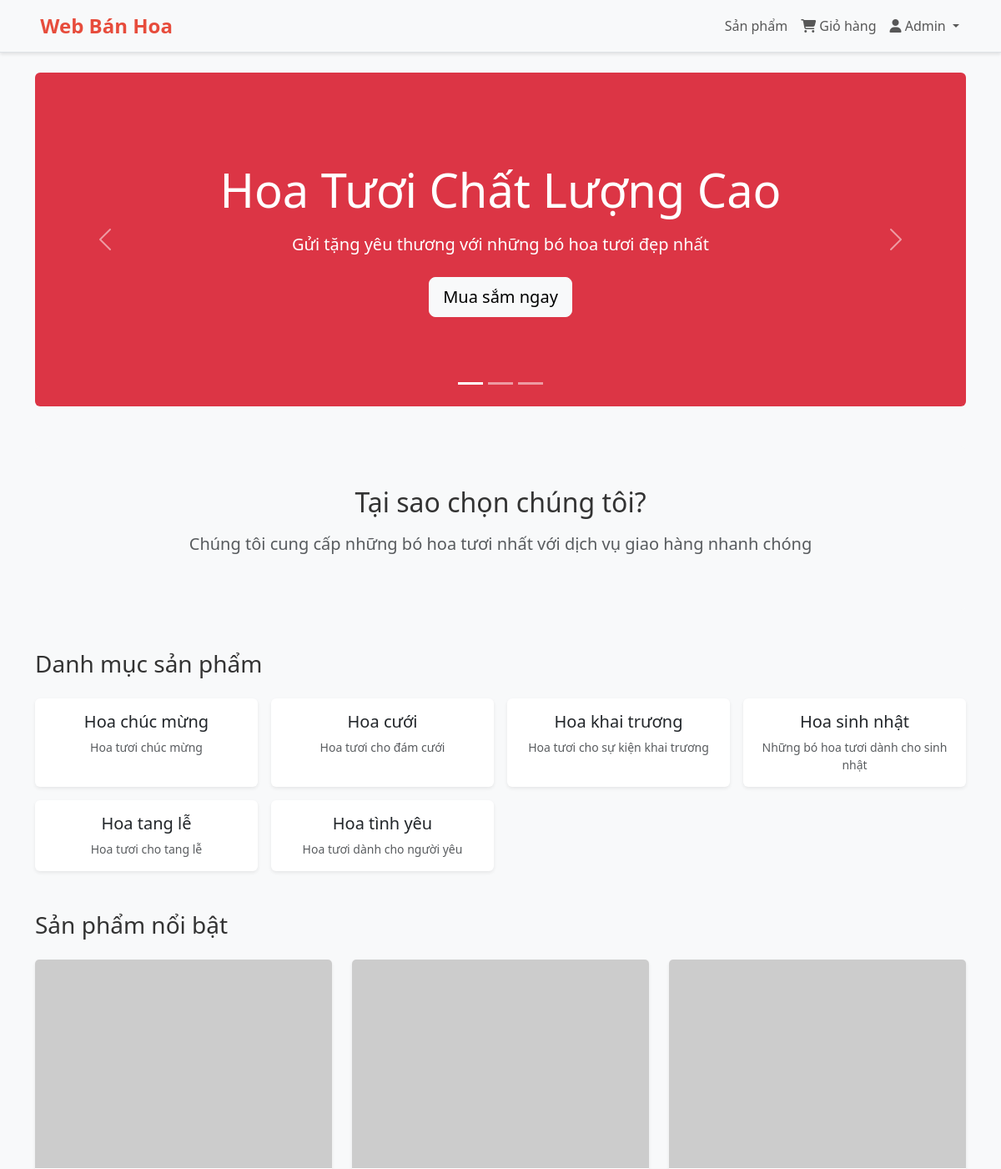
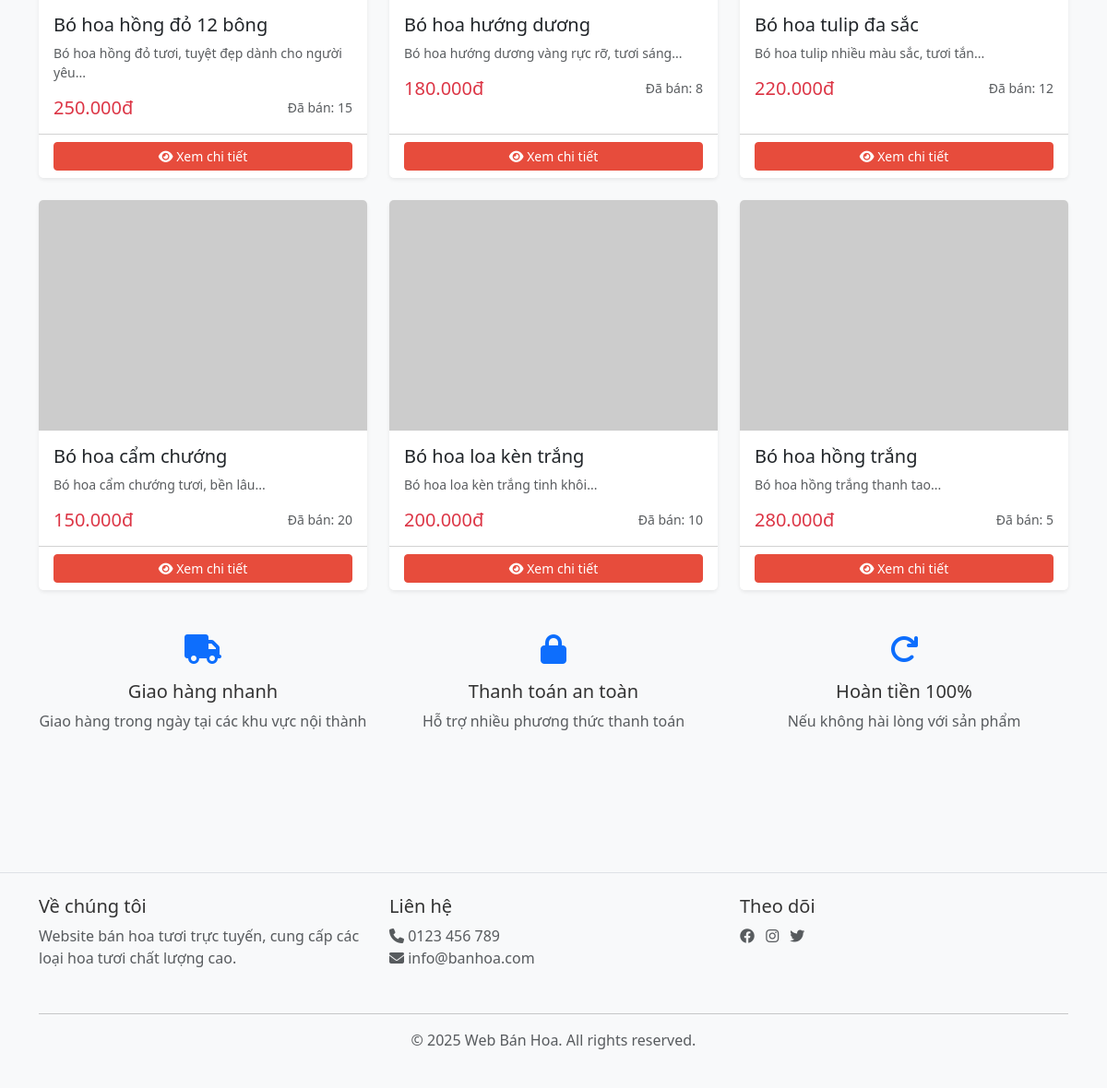
/index.php (signed in), run on the app's committed database (2 pictures, top to bottom).
### tables this page shows
CREATE TABLE categories (
    category_id INT AUTO_INCREMENT PRIMARY KEY,
    name VARCHAR(100) NOT NULL,
    description TEXT,
    status ENUM('active', 'inactive') DEFAULT 'active'
);

CREATE TABLE products (
    product_id INT AUTO_INCREMENT PRIMARY KEY,
    name VARCHAR(255) NOT NULL,
    description TEXT,
    price DECIMAL(10, 2) NOT NULL,
    stock INT DEFAULT 0,
     
    image_url VARCHAR(500), 
    category_id INT,
    status ENUM('available', 'out_of_stock', 'discontinued') DEFAULT 'available',
    sold_count INT DEFAULT 0,
    view_count INT DEFAULT 0, 
    created_at TIMESTAMP DEFAULT CURRENT_TIMESTAMP,
    updated_at TIMESTAMP DEFAULT CURRENT_TIMESTAMP ON UPDATE CURRENT_TIMESTAMP,
    FOREIGN KEY (category_id) REFERENCES categories(category_id) ON DELETE SET NULL
);

### models/Category.php (called while the page is built, shortened)
<?php
class Category {
    private $conn;
    private $table = 'categories';
    public function __construct($db) {
        $this->conn = $db;
    }
    public function getAllCategories() {
        $query = "SELECT * FROM " . $this->table . " WHERE status = 'active' ORDER BY name ASC";
        $result = $this->conn->query($query);
        return $result->fetch_all(MYSQLI_ASSOC);
    }
}
?>

### models/Product.php (called while the page is built, shortened)
<?php
class Product {
    private $conn;
    private $table = 'products';
    public function __construct($db) {
        $this->conn = $db;
    }
    public function getAllProducts($page = 1, $limit = ITEMS_PER_PAGE) {
        $offset = ($page - 1) * $limit;
        $query = "SELECT p.*, c.name as category_name
                  FROM " . $this->table . " p
                  LEFT JOIN categories c ON p.category_id = c.category_id
                  WHERE p.status = 'available'
                  ORDER BY p.created_at DESC
                  LIMIT ? OFFSET ?";
        $stmt = $this->conn->prepare($query);
        $stmt->bind_param("ii", $limit, $offset);
        $stmt->execute();
        return $stmt->get_result()->fetch_all(MYSQLI_ASSOC);
    }
}
?>

### index.php (the view, shortened to what this page needs)
<?php
$conn = require ROOT_DIR . '/config/database.php';
require_once ROOT_DIR . '/models/Product.php';
require_once ROOT_DIR . '/models/Category.php';
$product = new Product($conn);
$category = new Category($conn);
$featured_products = $product->getAllProducts(1, 6);
$categories = $category->getAllCategories();
?>
<?php include 'views/layout/header.php'; ?>
<div class="container">
    <div id="heroCarousel" class="carousel slide mb-5" data-bs-ride="carousel">
        <div class="carousel-indicators">
            <button type="button" data-bs-target="#heroCarousel" data-bs-slide-to="0" class="active"></button>
            <button type="button" data-bs-target="#heroCarousel" data-bs-slide-to="1"></button>
            <button type="button" data-bs-target="#heroCarousel" data-bs-slide-to="2"></button>
        </div>
        <div class="carousel-inner">
            <div class="carousel-item active">
                <div class="bg-danger text-white p-5 rounded text-center" style="min-height: 400px; display: flex; align-items: center; justify-content: center;">
                    <div>
                        <h1 class="display-4 mb-3">Hoa Tươi Chất Lượng Cao</h1>
                        <p class="lead mb-4">Gửi tặng yêu thương với những bó hoa tươi đẹp nhất</p>
                        <a href="/web_banhoa/products.php" class="btn btn-light btn-lg">Mua sắm ngay</a>
                    </div>
                </div>
            </div>
        </div>
        <button class="carousel-control-prev" type="button" data-bs-target="#heroCarousel" data-bs-slide="prev">
            <span class="carousel-control-prev-icon"></span>
        </button>
        <button class="carousel-control-next" type="button" data-bs-target="#heroCarousel" data-bs-slide="next">
            <span class="carousel-control-next-icon"></span>
        </button>
    </div>
    <div class="row mb-5">
        <div class="col-md-12">
            <div class="bg-light p-5 rounded text-center">
                <h2 class="mb-3">Tại sao chọn chúng tôi?</h2>
                <p class="lead text-muted">Chúng tôi cung cấp những bó hoa tươi nhất với dịch vụ giao hàng nhanh chóng</p>
            </div>
        </div>
    </div>
    <div class="mb-5">
        <h3 class="mb-4">Danh mục sản phẩm</h3>
        <div class="row g-3">
            <?php foreach ($categories as $cat): ?>
                <div class="col-md-3">
                    <a href="/web_banhoa/products.php?category=<?php echo $cat['category_id']; ?>"
                       class="card text-decoration-none text-dark h-100 shadow-sm">
                        <div class="card-body text-center">
                            <h5 class="card-title"><?php echo $cat['name']; ?></h5>
                            <p class="card-text text-muted small"><?php echo $cat['description']; ?></p>
                        </div>
                    </a>
                </div>
            <?php endforeach; ?>
        </div>
    </div>
    <div class="mb-5">
        <h3 class="mb-4">Sản phẩm nổi bật</h3>
        <div class="row g-4">
            <?php foreach ($featured_products as $prod): ?>
                <div class="col-md-4">
                    <div class="card h-100 shadow-sm">
                        <img src="<?php echo $prod['image_url'] ?? '/web_banhoa/assets/images/placeholder.jpg'; ?>"
                             class="card-img-top" alt="<?php echo $prod['name']; ?>" style="height: 250px; object-fit: cover;">
                        <div class="card-body">
                            <h5 class="card-title"><?php echo $prod['name']; ?></h5>
                            <p class="card-text text-muted small"><?php echo substr($prod['description'], 0, 80) . '...'; ?></p>
                            <div class="d-flex justify-content-between align-items-center">
                                <span class="h5 mb-0 text-danger"><?php echo number_format($prod['price'], 0, ',', '.'); ?>đ</span>
                                <small class="text-muted">Đã bán: <?php echo $prod['sold_count']; ?></small>
                            </div>
                        </div>
                        <div class="card-footer bg-white">
                            <a href="/web_banhoa/product-detail.php?id=<?php echo $prod['product_id']; ?>"
                               class="btn btn-primary btn-sm w-100">
                                <i class="fas fa-eye"></i> Xem chi tiết
                            </a>
                        </div>
                    </div>
                </div>
            <?php endforeach; ?>
        </div>
    </div>
    <div class="row mb-5">
        <div class="col-md-4 text-center mb-3">
            <i class="fas fa-truck text-primary" style="font-size: 2rem;"></i>
            <h5 class="mt-3">Giao hàng nhanh</h5>
            <p class="text-muted">Giao hàng trong ngày tại các khu vực nội thành</p>
        </div>
        <div class="col-md-4 text-center mb-3">
            <i class="fas fa-lock text-primary" style="font-size: 2rem;"></i>
            <h5 class="mt-3">Thanh toán an toàn</h5>
            <p class="text-muted">Hỗ trợ nhiều phương thức thanh toán</p>
        </div>
        <div class="col-md-4 text-center mb-3">
            <i class="fas fa-redo text-primary" style="font-size: 2rem;"></i>
            <h5 class="mt-3">Hoàn tiền 100%</h5>
            <p class="text-muted">Nếu không hài lòng với sản phẩm</p>
        </div>
    </div>
</div>
<?php include 'views/layout/footer.php'; ?>

### assets/css/style.css (style rules this page uses)
:root { --primary-color: #e74c3c; --secondary-color: #3498db; --light-color: #ecf0f1; --dark-color: #2c3e50; }
* { margin: 0; padding: 0; box-sizing: border-box; }
body { font-family: 'Segoe UI', Tahoma, Geneva, Verdana, sans-serif; background-color: #f8f9fa; color: #333; }
.card { border: none; transition: transform 0.3s ease, box-shadow 0.3s ease; }
.btn-primary { background-color: var(--primary-color); border-color: var(--primary-color); }
.card { animation: fadeIn 0.3s ease; }
.shadow-sm { box-shadow: 0 0.125rem 0.25rem rgba(0, 0, 0, 0.075) !important; }

### data on the page
categories: name "Hoa chúc mừng", description "Hoa tươi chúc mừng"
categories: name "Hoa cưới", description "Hoa tươi cho đám cưới"
categories: name "Hoa khai trương", description "Hoa tươi cho sự kiện khai trương"
categories: name "Hoa sinh nhật", description "Những bó hoa tươi dành cho sinh nhật"
categories: name "Hoa tang lễ", description "Hoa tươi cho tang lễ"
categories: name "Hoa tình yêu", description "Hoa tươi dành cho người yêu"
products: name "Bó hoa hồng đỏ 12 bông", description "Bó hoa hồng đỏ tươi, tuyệt đẹp dành cho người yêu", price "250.000", sold_count "15"
products: name "Bó hoa hướng dương", description "Bó hoa hướng dương vàng rực rỡ, tươi sáng", price "180.000", sold_count "8"
products: name "Bó hoa tulip đa sắc", description "Bó hoa tulip nhiều màu sắc, tươi tắn", price "220.000", sold_count "12"
products: name "Bó hoa cẩm chướng", description "Bó hoa cẩm chướng tươi, bền lâu", price "150.000", sold_count "20"
products: name "Bó hoa loa kèn trắng", description "Bó hoa loa kèn trắng tinh khôi", price "200.000", sold_count "10"
products: name "Bó hoa hồng trắng", description "Bó hoa hồng trắng thanh tao", price "280.000", sold_count "5"

### other printed values
$_SESSION['full_name'] "Admin"
